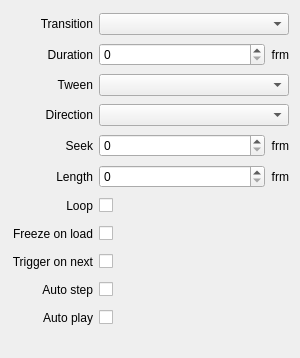
<?xml version="1.0" encoding="UTF-8"?>
<ui version="4.0">
 <class>InspectorMovieWidget</class>
 <widget class="QWidget" name="InspectorMovieWidget">
  <property name="geometry">
   <rect>
    <x>0</x>
    <y>0</y>
    <width>300</width>
    <height>358</height>
   </rect>
  </property>
  <property name="sizePolicy">
   <sizepolicy hsizetype="Expanding" vsizetype="Preferred">
    <horstretch>0</horstretch>
    <verstretch>0</verstretch>
   </sizepolicy>
  </property>
  <layout class="QGridLayout" name="gridLayout">
   <property name="bottomMargin">
    <number>20</number>
   </property>
   <item row="4" column="1">
    <widget class="QSpinBox" name="spinBoxSeek">
     <property name="sizePolicy">
      <sizepolicy hsizetype="Expanding" vsizetype="Fixed">
       <horstretch>0</horstretch>
       <verstretch>0</verstretch>
      </sizepolicy>
     </property>
     <property name="maximum">
      <number>999999999</number>
     </property>
    </widget>
   </item>
   <item row="1" column="1">
    <widget class="QSpinBox" name="spinBoxTransitionDuration">
     <property name="sizePolicy">
      <sizepolicy hsizetype="Expanding" vsizetype="Fixed">
       <horstretch>0</horstretch>
       <verstretch>0</verstretch>
      </sizepolicy>
     </property>
     <property name="maximum">
      <number>999</number>
     </property>
    </widget>
   </item>
   <item row="2" column="1" colspan="2">
    <widget class="QComboBox" name="comboBoxTween">
     <property name="sizePolicy">
      <sizepolicy hsizetype="Expanding" vsizetype="Fixed">
       <horstretch>0</horstretch>
       <verstretch>0</verstretch>
      </sizepolicy>
     </property>
    </widget>
   </item>
   <item row="8" column="0">
    <widget class="QLabel" name="labelPauseOnLoad">
     <property name="text">
      <string>Freeze on load</string>
     </property>
     <property name="alignment">
      <set>Qt::AlignRight|Qt::AlignTrailing|Qt::AlignVCenter</set>
     </property>
    </widget>
   </item>
   <item row="9" column="0">
    <widget class="QLabel" name="labelTriggerOnNext">
     <property name="text">
      <string>Trigger on next</string>
     </property>
     <property name="alignment">
      <set>Qt::AlignRight|Qt::AlignTrailing|Qt::AlignVCenter</set>
     </property>
    </widget>
   </item>
   <item row="6" column="1">
    <widget class="QSpinBox" name="spinBoxLength">
     <property name="sizePolicy">
      <sizepolicy hsizetype="Expanding" vsizetype="Fixed">
       <horstretch>0</horstretch>
       <verstretch>0</verstretch>
      </sizepolicy>
     </property>
     <property name="maximum">
      <number>999999999</number>
     </property>
    </widget>
   </item>
   <item row="4" column="0">
    <widget class="QLabel" name="labelSeek">
     <property name="toolTip">
      <string>Start playback at this frame</string>
     </property>
     <property name="text">
      <string>Seek</string>
     </property>
     <property name="alignment">
      <set>Qt::AlignRight|Qt::AlignTrailing|Qt::AlignVCenter</set>
     </property>
    </widget>
   </item>
   <item row="9" column="1" colspan="2">
    <layout class="QHBoxLayout" name="horizontalLayoutTriggerOnNext">
     <item>
      <widget class="QCheckBox" name="checkBoxTriggerOnNext">
       <property name="layoutDirection">
        <enum>Qt::RightToLeft</enum>
       </property>
       <property name="text">
        <string/>
       </property>
      </widget>
     </item>
     <item>
      <spacer name="horizontalSpacerTriggerOnNext2">
       <property name="orientation">
        <enum>Qt::Horizontal</enum>
       </property>
       <property name="sizeHint" stdset="0">
        <size>
         <width>40</width>
         <height>20</height>
        </size>
       </property>
      </spacer>
     </item>
    </layout>
   </item>
   <item row="6" column="0">
    <widget class="QLabel" name="labelLength">
     <property name="toolTip">
      <string>Stop playback at this frame relative to the seek frame</string>
     </property>
     <property name="text">
      <string>Length</string>
     </property>
     <property name="alignment">
      <set>Qt::AlignRight|Qt::AlignTrailing|Qt::AlignVCenter</set>
     </property>
    </widget>
   </item>
   <item row="6" column="2">
    <widget class="QLabel" name="labelFrm3">
     <property name="text">
      <string>frm</string>
     </property>
     <property name="alignment">
      <set>Qt::AlignRight|Qt::AlignTrailing|Qt::AlignVCenter</set>
     </property>
    </widget>
   </item>
   <item row="0" column="0">
    <widget class="QLabel" name="labelTransition">
     <property name="text">
      <string>Transition</string>
     </property>
     <property name="alignment">
      <set>Qt::AlignRight|Qt::AlignTrailing|Qt::AlignVCenter</set>
     </property>
    </widget>
   </item>
   <item row="12" column="1" colspan="2">
    <layout class="QHBoxLayout" name="horizontalLayoutAutoPlay">
     <item>
      <widget class="QCheckBox" name="checkBoxAutoPlay">
       <property name="layoutDirection">
        <enum>Qt::RightToLeft</enum>
       </property>
       <property name="text">
        <string/>
       </property>
      </widget>
     </item>
     <item>
      <spacer name="horizontalSpacerAutoPlay2">
       <property name="orientation">
        <enum>Qt::Horizontal</enum>
       </property>
       <property name="sizeHint" stdset="0">
        <size>
         <width>40</width>
         <height>20</height>
        </size>
       </property>
      </spacer>
     </item>
    </layout>
   </item>
   <item row="4" column="2">
    <widget class="QLabel" name="labelFrm2">
     <property name="text">
      <string>frm</string>
     </property>
     <property name="alignment">
      <set>Qt::AlignRight|Qt::AlignTrailing|Qt::AlignVCenter</set>
     </property>
    </widget>
   </item>
   <item row="1" column="0">
    <widget class="QLabel" name="labelTransitionDuration">
     <property name="text">
      <string>Duration</string>
     </property>
     <property name="alignment">
      <set>Qt::AlignRight|Qt::AlignTrailing|Qt::AlignVCenter</set>
     </property>
    </widget>
   </item>
   <item row="3" column="0">
    <widget class="QLabel" name="labelDirection">
     <property name="text">
      <string>Direction</string>
     </property>
     <property name="alignment">
      <set>Qt::AlignRight|Qt::AlignTrailing|Qt::AlignVCenter</set>
     </property>
    </widget>
   </item>
   <item row="2" column="0">
    <widget class="QLabel" name="labelTween">
     <property name="text">
      <string>Tween</string>
     </property>
     <property name="alignment">
      <set>Qt::AlignRight|Qt::AlignTrailing|Qt::AlignVCenter</set>
     </property>
    </widget>
   </item>
   <item row="8" column="1" colspan="2">
    <layout class="QHBoxLayout" name="horizontalLayoutFreezeOnLoad">
     <item>
      <widget class="QCheckBox" name="checkBoxFreezeOnLoad">
       <property name="layoutDirection">
        <enum>Qt::RightToLeft</enum>
       </property>
       <property name="text">
        <string/>
       </property>
      </widget>
     </item>
     <item>
      <spacer name="horizontalSpacerFreezeOnLoad2">
       <property name="orientation">
        <enum>Qt::Horizontal</enum>
       </property>
       <property name="sizeHint" stdset="0">
        <size>
         <width>40</width>
         <height>20</height>
        </size>
       </property>
      </spacer>
     </item>
    </layout>
   </item>
   <item row="1" column="2">
    <widget class="QLabel" name="labelFrm1">
     <property name="text">
      <string>frm</string>
     </property>
     <property name="alignment">
      <set>Qt::AlignRight|Qt::AlignTrailing|Qt::AlignVCenter</set>
     </property>
    </widget>
   </item>
   <item row="7" column="1" colspan="2">
    <layout class="QHBoxLayout" name="horizontalLayoutLoop">
     <item>
      <widget class="QCheckBox" name="checkBoxLoop">
       <property name="layoutDirection">
        <enum>Qt::RightToLeft</enum>
       </property>
       <property name="text">
        <string/>
       </property>
      </widget>
     </item>
     <item>
      <spacer name="horizontalSpacerLoop2">
       <property name="orientation">
        <enum>Qt::Horizontal</enum>
       </property>
       <property name="sizeHint" stdset="0">
        <size>
         <width>40</width>
         <height>20</height>
        </size>
       </property>
      </spacer>
     </item>
    </layout>
   </item>
   <item row="0" column="1" colspan="2">
    <widget class="QComboBox" name="comboBoxTransition">
     <property name="sizePolicy">
      <sizepolicy hsizetype="Expanding" vsizetype="Fixed">
       <horstretch>0</horstretch>
       <verstretch>0</verstretch>
      </sizepolicy>
     </property>
    </widget>
   </item>
   <item row="12" column="0">
    <widget class="QLabel" name="labelAutoPlay">
     <property name="text">
      <string>Auto play</string>
     </property>
     <property name="alignment">
      <set>Qt::AlignRight|Qt::AlignTrailing|Qt::AlignVCenter</set>
     </property>
    </widget>
   </item>
   <item row="10" column="0">
    <widget class="QLabel" name="labelAutoStep">
     <property name="text">
      <string>Auto step</string>
     </property>
     <property name="alignment">
      <set>Qt::AlignRight|Qt::AlignTrailing|Qt::AlignVCenter</set>
     </property>
    </widget>
   </item>
   <item row="7" column="0">
    <widget class="QLabel" name="labelLoop">
     <property name="text">
      <string>Loop</string>
     </property>
     <property name="alignment">
      <set>Qt::AlignRight|Qt::AlignTrailing|Qt::AlignVCenter</set>
     </property>
    </widget>
   </item>
   <item row="3" column="1" colspan="2">
    <widget class="QComboBox" name="comboBoxDirection">
     <property name="sizePolicy">
      <sizepolicy hsizetype="Expanding" vsizetype="Fixed">
       <horstretch>0</horstretch>
       <verstretch>0</verstretch>
      </sizepolicy>
     </property>
    </widget>
   </item>
   <item row="10" column="1" colspan="2">
    <layout class="QHBoxLayout" name="horizontalLayoutAutoStep">
     <item>
      <widget class="QCheckBox" name="checkBoxAutoStep">
       <property name="layoutDirection">
        <enum>Qt::RightToLeft</enum>
       </property>
       <property name="text">
        <string/>
       </property>
      </widget>
     </item>
     <item>
      <spacer name="horizontalSpacerAutoStep2">
       <property name="orientation">
        <enum>Qt::Horizontal</enum>
       </property>
       <property name="sizeHint" stdset="0">
        <size>
         <width>40</width>
         <height>20</height>
        </size>
       </property>
      </spacer>
     </item>
    </layout>
   </item>
  </layout>
 </widget>
 <tabstops>
  <tabstop>comboBoxTransition</tabstop>
  <tabstop>spinBoxTransitionDuration</tabstop>
  <tabstop>comboBoxTween</tabstop>
  <tabstop>comboBoxDirection</tabstop>
  <tabstop>spinBoxSeek</tabstop>
  <tabstop>spinBoxLength</tabstop>
  <tabstop>checkBoxLoop</tabstop>
  <tabstop>checkBoxFreezeOnLoad</tabstop>
  <tabstop>checkBoxTriggerOnNext</tabstop>
  <tabstop>checkBoxAutoStep</tabstop>
  <tabstop>checkBoxAutoPlay</tabstop>
 </tabstops>
 <resources/>
 <connections>
  <connection>
   <sender>checkBoxLoop</sender>
   <signal>stateChanged(int)</signal>
   <receiver>InspectorMovieWidget</receiver>
   <slot>loopChanged(int)</slot>
   <hints>
    <hint type="sourcelabel">
     <x>137</x>
     <y>221</y>
    </hint>
    <hint type="destinationlabel">
     <x>220</x>
     <y>85</y>
    </hint>
   </hints>
  </connection>
  <connection>
   <sender>comboBoxTransition</sender>
   <signal>currentIndexChanged(QString)</signal>
   <receiver>InspectorMovieWidget</receiver>
   <slot>transitionChanged(QString)</slot>
   <hints>
    <hint type="sourcelabel">
     <x>165</x>
     <y>29</y>
    </hint>
    <hint type="destinationlabel">
     <x>223</x>
     <y>15</y>
    </hint>
   </hints>
  </connection>
  <connection>
   <sender>comboBoxDirection</sender>
   <signal>currentIndexChanged(QString)</signal>
   <receiver>InspectorMovieWidget</receiver>
   <slot>directionChanged(QString)</slot>
   <hints>
    <hint type="sourcelabel">
     <x>247</x>
     <y>131</y>
    </hint>
    <hint type="destinationlabel">
     <x>0</x>
     <y>105</y>
    </hint>
   </hints>
  </connection>
  <connection>
   <sender>spinBoxSeek</sender>
   <signal>valueChanged(int)</signal>
   <receiver>InspectorMovieWidget</receiver>
   <slot>seekChanged(int)</slot>
   <hints>
    <hint type="sourcelabel">
     <x>126</x>
     <y>141</y>
    </hint>
    <hint type="destinationlabel">
     <x>22</x>
     <y>170</y>
    </hint>
   </hints>
  </connection>
  <connection>
   <sender>comboBoxTween</sender>
   <signal>currentIndexChanged(QString)</signal>
   <receiver>InspectorMovieWidget</receiver>
   <slot>tweenChanged(QString)</slot>
   <hints>
    <hint type="sourcelabel">
     <x>169</x>
     <y>85</y>
    </hint>
    <hint type="destinationlabel">
     <x>1</x>
     <y>141</y>
    </hint>
   </hints>
  </connection>
  <connection>
   <sender>checkBoxFreezeOnLoad</sender>
   <signal>stateChanged(int)</signal>
   <receiver>InspectorMovieWidget</receiver>
   <slot>freezeOnLoadChanged(int)</slot>
   <hints>
    <hint type="sourcelabel">
     <x>137</x>
     <y>249</y>
    </hint>
    <hint type="destinationlabel">
     <x>239</x>
     <y>209</y>
    </hint>
   </hints>
  </connection>
  <connection>
   <sender>checkBoxTriggerOnNext</sender>
   <signal>stateChanged(int)</signal>
   <receiver>InspectorMovieWidget</receiver>
   <slot>triggerOnNextChanged(int)</slot>
   <hints>
    <hint type="sourcelabel">
     <x>137</x>
     <y>277</y>
    </hint>
    <hint type="destinationlabel">
     <x>225</x>
     <y>263</y>
    </hint>
   </hints>
  </connection>
  <connection>
   <sender>spinBoxLength</sender>
   <signal>valueChanged(int)</signal>
   <receiver>InspectorMovieWidget</receiver>
   <slot>lengthChanged(int)</slot>
   <hints>
    <hint type="sourcelabel">
     <x>229</x>
     <y>197</y>
    </hint>
    <hint type="destinationlabel">
     <x>239</x>
     <y>162</y>
    </hint>
   </hints>
  </connection>
  <connection>
   <sender>checkBoxAutoPlay</sender>
   <signal>stateChanged(int)</signal>
   <receiver>InspectorMovieWidget</receiver>
   <slot>autoPlayChanged(int)</slot>
   <hints>
    <hint type="sourcelabel">
     <x>137</x>
     <y>322</y>
    </hint>
    <hint type="destinationlabel">
     <x>240</x>
     <y>303</y>
    </hint>
   </hints>
  </connection>
  <connection>
   <sender>spinBoxTransitionDuration</sender>
   <signal>valueChanged(int)</signal>
   <receiver>InspectorMovieWidget</receiver>
   <slot>transitionDurationChanged(int)</slot>
   <hints>
    <hint type="sourcelabel">
     <x>197</x>
     <y>47</y>
    </hint>
    <hint type="destinationlabel">
     <x>237</x>
     <y>46</y>
    </hint>
   </hints>
  </connection>
  <connection>
   <sender>checkBoxAutoStep</sender>
   <signal>stateChanged(int)</signal>
   <receiver>InspectorMovieWidget</receiver>
   <slot>autoStepChanged(int)</slot>
   <hints>
    <hint type="sourcelabel">
     <x>127</x>
     <y>297</y>
    </hint>
    <hint type="destinationlabel">
     <x>171</x>
     <y>345</y>
    </hint>
   </hints>
  </connection>
 </connections>
 <slots>
  <slot>transitionDurationChanged(int)</slot>
  <slot>loopChanged(int)</slot>
  <slot>transitionChanged(QString)</slot>
  <slot>directionChanged(QString)</slot>
  <slot>seekChanged(int)</slot>
  <slot>lengthChanged(int)</slot>
  <slot>tweenChanged(QString)</slot>
  <slot>resetTransition(QString)</slot>
  <slot>resetDuration(QString)</slot>
  <slot>resetTween(QString)</slot>
  <slot>resetDirection(QString)</slot>
  <slot>resetSeek(QString)</slot>
  <slot>resetLength(QString)</slot>
  <slot>resetLoop(QString)</slot>
  <slot>freezeOnLoadChanged(int)</slot>
  <slot>resetFreezeOnLoad(QString)</slot>
  <slot>resetUseAuto(QString)</slot>
  <slot>useAutoChanged(int)</slot>
  <slot>resetTriggerOnNext(QString)</slot>
  <slot>triggerOnNextChanged(int)</slot>
  <slot>autoPlayChanged(int)</slot>
  <slot>autoStepChanged(int)</slot>
 </slots>
</ui>
